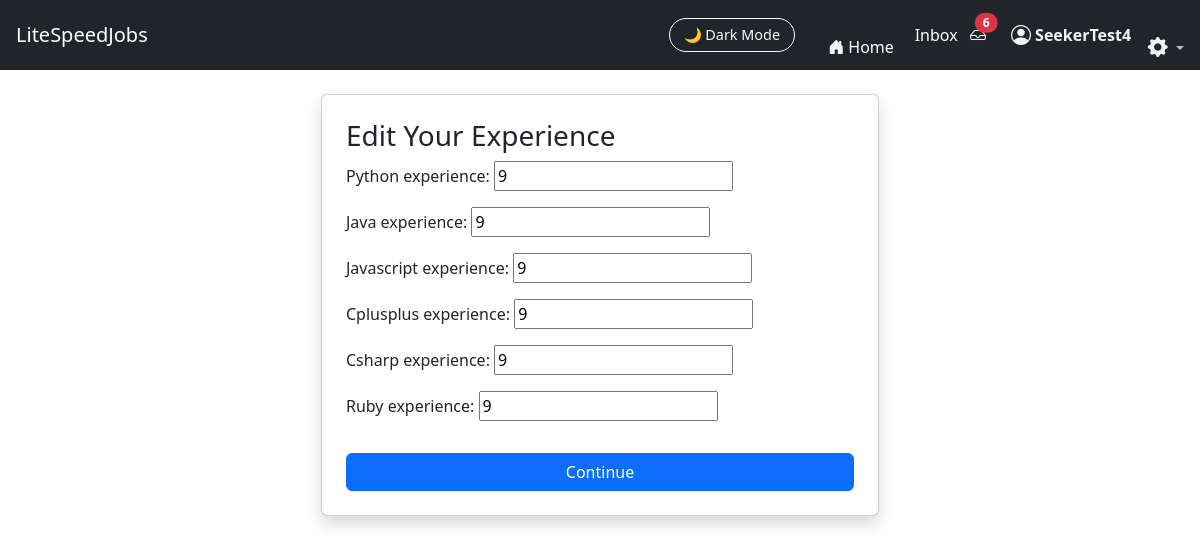
Page /JobFinder_app/seeker_form2/ (signed in) on the committed database.
### JobFinder_app/models.py (models this page shows, shortened)
class SeekerModelTwo(models.Model):
    user = models.OneToOneField(User, on_delete=models.CASCADE)
    python_experience = models.IntegerField(default=0)
    java_experience = models.IntegerField(default=0)
    javascript_experience = models.IntegerField(default=0)
    cplusplus_experience = models.IntegerField(default=0)
    csharp_experience = models.IntegerField(default=0)
    ruby_experience = models.IntegerField(default=0)

### JobFinder_app/views.py (the view)
# urls.py: path("seeker_form2/", views.seeker_form_two, name="seeker_form2"),
@login_required
def seeker_form_two(request):
    instance, _ = SeekerModelTwo.objects.get_or_create(user=request.user)
    if request.method == "POST":
        form = SeekerFormTwo(request.POST, instance=instance)
        if form.is_valid():
            form.save()
            return redirect("seeker_form3")
    else:
        form = SeekerFormTwo(instance=instance)
    return render(request, "JobFinder_app/seeker_form2.html", {
        "form": form,
        "edit_mode": True,
    })

### JobFinder_app/forms.py
class SeekerFormTwo(ModelForm):
    class Meta:
        model = SeekerModelTwo
        exclude = ('user',)
        fields = '__all__'

### JobFinder_app/context_processors.py (called while the page is built)
def unread_message_count(request):
    if request.user.is_authenticated:
        return {
            "unread_count": Message.objects.filter(
                receiver=request.user,
                is_read=False
            ).count()
        }
    return {}

### JobFinder_app/templates/JobFinder_app/seeker_form2.html (shortened to what this page needs)
{% extends "JobFinder_app/base.html" %}
{% block content %}
<div class="col-md-6 mx-auto">
    <div class="card shadow p-4">
        <h3>
            {% if edit_mode %}
                Edit Your Experience
            {% else %}
                Add Your Experience
            {% endif %}
        </h3>
        <form method="POST">
            {{ form.as_p }}
            <button class="btn btn-primary w-100 mt-3">Continue</button>
        </form>
    </div>
</div>
{% endblock %}

### JobFinder_app/templates/JobFinder_app/base.html (shortened to what this page needs)
<!DOCTYPE html>
<html lang="en" data-theme="light">
<head>
    <link href="https://cdn.jsdelivr.net/npm/bootstrap@5.3.2/dist/css/bootstrap.min.css" rel="stylesheet">
    <link href="https://cdn.jsdelivr.net/npm/bootstrap-icons@1.11.1/font/bootstrap-icons.css" rel="stylesheet">
</head>
<body>
{% load message_tags %}
<nav class="navbar navbar-expand-lg navbar-dark bg-dark px-3">
    <a class="navbar-brand" href="/">LiteSpeedJobs</a>
    <div class="ms-auto d-flex align-items-center">
        <button id="darkModeToggle" class="btn btn-outline-light ms-3">
            🌙 Dark Mode
        </button>&nbsp;&nbsp;&nbsp;&nbsp;&nbsp;&nbsp;&nbsp;&nbsp;
        <li class="nav-item">
            <a class="nav-link d-flex align-items-center home-link"
            href="{% url 'landing' %}">
                <i class="bi bi-house-door-fill me-1 nav-icon"></i>
                <span class="d-none d-md-inline">Home</span>&nbsp;&nbsp;&nbsp;&nbsp;&nbsp;
            </a>
        </li>
        {% if user.is_authenticated %}
        <a href="{% url 'inbox_pro' %}" class="nav-link d-flex align-items-center home-link">Inbox</a>&nbsp;&nbsp;&nbsp;
        <a href="{% url 'inbox_pro' %}" class="nav-link position-relative">
            <i class="bi bi-inbox"></i>
            {% if unread_count and unread_count > 0 %}
                <span id="unreadBadge"
                    class="position-absolute top-0 start-100 translate-middle badge rounded-pill bg-danger">
                    {{ unread_count }}
                </span>
            {% endif %}
        </a>
        {% else %}
        <li class="nav-item">
            <a href="{% url 'login' %}" class="nav-link">
                <i class="bi bi-inbox"></i>
            </a>
        </li>
        {% endif %}&nbsp;&nbsp;&nbsp;&nbsp;&nbsp;&nbsp;
        {% if request.user.is_authenticated %}
            <a href="{% url 'role_redirect' %}"
                class="nav-link d-flex align-items-center gap-1 user-link">
                <i class="bi bi-person-circle nav-icon fs-5"></i>
             <span class="d-none d-md-inline">
                 <strong>{{ request.user.username }}</strong>&nbsp;&nbsp;&nbsp;&nbsp;
            </span>
        {% endif %}
        <li class="nav-item dropdown ">
            <a class="nav-link dropdown-toggle p-0 account_dropdown"
            style="color:var(--ls-dark-muted)"
            href="#"
            id="settingsDropdown"
            role="button"
            data-bs-toggle="dropdown"
            aria-expanded="false"
            data-bs-placement="bottom"
            title="Account settings">
                <i class="bi bi-gear-fill fs-5 text-white"></i>
            </a>
        </li>
    </div>
</nav>
<div class="container py-4">
    {% block content %}{% endblock %}
</div>
</body>
</html>

### JobFinder_app/templates/JobFinder_app/base.html (style rules this page uses)
:root { --ls-bg: #ffffff; --ls-bg-card: #f7f9fc; --ls-text: #141414; --ls-text-muted: #555; --ls-border: #e4e7ec; --ls-icon-color: #f1f3f5; --chat-bg: #fffffff5; --chat-panel-bg: #f8f9fa; --chat-border: #dee2e6; --chat-text: #212529; --chat-muted: #6c757d; --bubble-sent-bg: #0d6efd; --bubble-sent-text: #ffffff; --bubble-received-bg: #e9ecef; --bubble-received-text: #212529; --account-settings: #9de3f4; --ls-primary: #4dabf7; --ls-dark-bg: #0e1116; --ls-dark-bg-card: #1a1d24; --ls-dark-border: #2b2e36; --ls-dark-text: #f1f3f7; --ls-dark-muted: #b7bcc7; }
body { transition: background 0.3s ease, color 0.3s ease; }
.navbar { transition: background 0.3s ease; }
.card { transition: background 0.3s ease, border 0.3s ease; }
.btn { transition: background 0.25s ease, color 0.25s ease, border 0.25s ease; }
.navbar .nav-link i, .navbar .inbox-icon { color: var(--ls-icon-color) !important; transition: color 0.2s ease; }
.user-link .nav-icon, .user-link span { color: var(--ls-icon-color); transition: color 0.2s ease; font-weight: 500; }
.home-link, .home-link i { color: #ffffff !important; }
.bi-gear-fill { transition: transform 0.3s ease; }
.account_dropdown { color: var(--account-settings); }
#darkModeToggle { font-size: 0.9rem; border-radius: 25px; padding: 5px 14px; cursor: pointer; }

### rows in the picture
SeekerModelTwo: python_experience "9", java_experience "9", javascript_experience "9", cplusplus_experience "9", csharp_experience "9", ruby_experience "9"

### other values in the picture
{{ unread_count }} "6"
{{ request.user.username }} "SeekerTest4"
